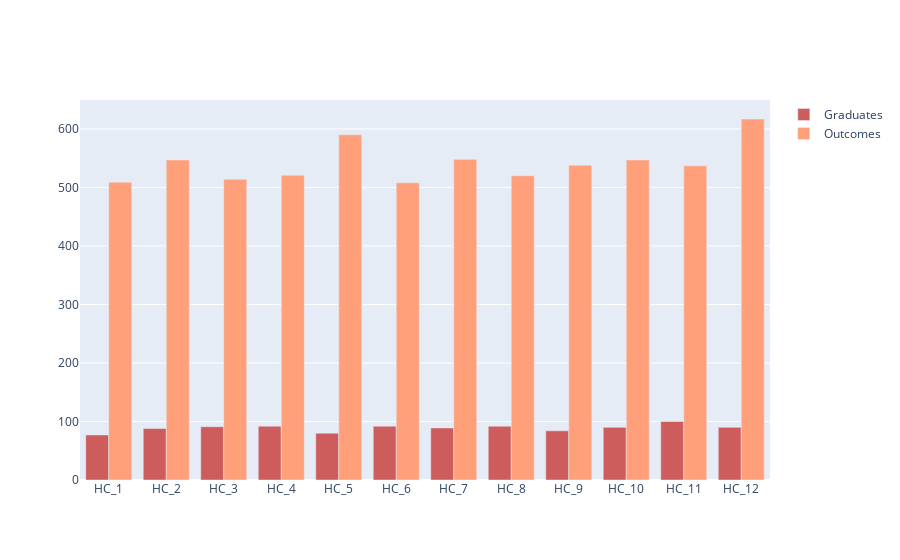

Notebook code cell kept with this figure:
### Code cell
fig = go.Figure()

fig.add_trace(go.Bar(
        x= gradbyClass['class_name'].values.tolist(),
        y= gradbyClass['grad_count'].values.tolist(),
        name = 'Graduates',
        marker_color = 'indianred'
))

fig.add_trace(go.Bar(
    x=appbyClass['class_name'].values.tolist(),
    y=appbyClass['app_count'].values.tolist(),
    name='Outcomes',
    marker_color = 'lightsalmon'
))

### Figure 1 — Plotly figure (JSON) as saved in the notebook; plotly's stock layout.template omitted (floating-point values rounded to 4 significant figures)
{"data": [{"marker": {"color": "indianred"}, "name": "Graduates", "type": "bar", "x": ["HC_1", "HC_2", "HC_3", "HC_4", "HC_5", "HC_6", "HC_7", "HC_8", "HC_9", "HC_10", "HC_11", "HC_12"], "y": [77, 88, 91, 92, 80, 92, 89, 92, 84, 90, 100, 90]}, {"marker": {"color": "lightsalmon"}, "name": "Outcomes", "type": "bar", "x": ["HC_1", "HC_2", "HC_3", "HC_4", "HC_5", "HC_6", "HC_7", "HC_8", "HC_9", "HC_10", "HC_11", "HC_12"], "y": [509, 547, 514, 521, 590, 508, 548, 520, 538, 547, 537, 617]}], "layout": {}}
